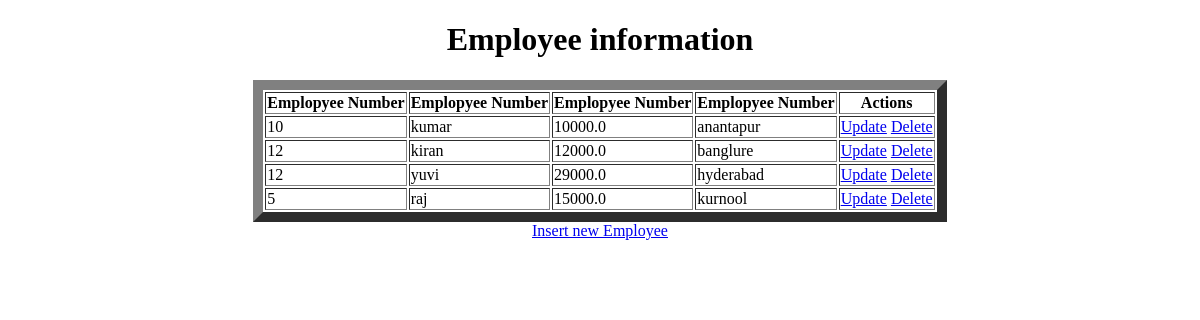
/display/, run on an earlier commit of the app's database.
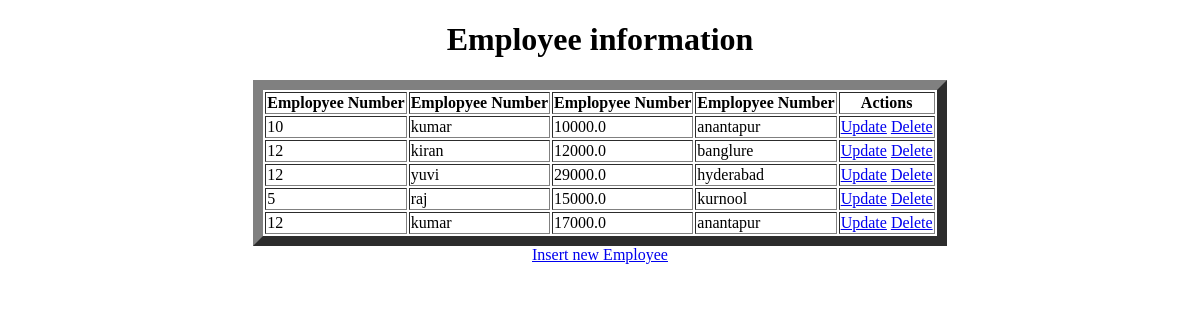
And on a later commit of the database.
### webappp/models.py (models this page shows)
class Employee(models.Model):
    objects = None
    eno = models.IntegerField()
    ename = models.CharField(max_length=30)
    esalary = models.FloatField()
    eaddress = models.CharField(max_length=50)

### webappp/views.py (the view)
# urls.py: path('display/', views.retrive),
def retrive(request):
    emp = Employee.objects.all()
    my_dict = {'emp': emp}
    return render(request, 'webappp/display.html', context=my_dict)

### templates/webappp/display.html (shortened to what this page needs)
<!DOCTYPE html>
<html lang="en">
<head>
</head>
<body>
{%  extends "webappp/base.html" %}
{% block body_block %}
<h1>Employee information</h1>
    <table border="10">
        <tr>
            <th>Emplopyee Number</th>
            <th>Emplopyee Number</th>
            <th>Emplopyee Number</th>
            <th>Emplopyee Number</th>
            <th>Actions</th>
        </tr>
        {%  for e in emp %}
        <tr>
            <td>{{ e.eno }}</td>
             <td>{{ e.ename }}</td>
             <td>{{ e.esalary }}</td>
             <td>{{ e.eaddress}}</td>
             <td>
                 <a href="/update/{{e.id}}">Update</a>
                 <a href="/update/{{e.id}}">Delete</a>
             </td>
        </tr>
        {% endfor %}
    </table>
<a href="/create/" class ="btn btn-success btn-lg">Insert new Employee </a>
{% endblock body_block %}

### templates/webappp/base.html (shortened to what this page needs)
<!DOCTYPE html>
<html lang="en">
<head>
</head>
<body>
<div class="container" align="center">
    {% block body_block %}
    {% endblock body_block %}
</div>
</body>
</html>

What changed in the data, as far as the page shows it:
added Employee: eno "12", ename "kumar", esalary "17000.0", eaddress "anantapur"
